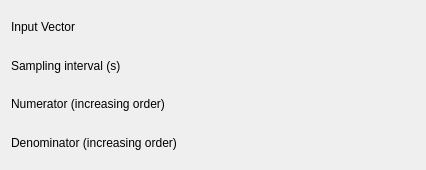
<ui version="4.0" >
 <class>GenericFilterConfig</class>
 <widget class="QWidget" name="GenericFilterConfig" >
  <property name="geometry" >
   <rect>
    <x>0</x>
    <y>0</y>
    <width>426</width>
    <height>170</height>
   </rect>
  </property>
  <property name="minimumSize" >
   <size>
    <width>400</width>
    <height>0</height>
   </size>
  </property>
  <layout class="QVBoxLayout" name="verticalLayout" >
   <item>
    <layout class="QHBoxLayout" name="horizontalLayout_4" >
     <item>
      <widget class="QLabel" name="label_3" >
       <property name="sizePolicy" >
        <sizepolicy vsizetype="Fixed" hsizetype="Fixed" >
         <horstretch>0</horstretch>
         <verstretch>0</verstretch>
        </sizepolicy>
       </property>
       <property name="text" >
        <string>Input Vector</string>
       </property>
       <property name="wordWrap" >
        <bool>false</bool>
       </property>
      </widget>
     </item>
     <item>
      <spacer name="horizontalSpacer" >
       <property name="orientation" >
        <enum>Qt::Horizontal</enum>
       </property>
       <property name="sizeHint" stdset="0" >
        <size>
         <width>40</width>
         <height>20</height>
        </size>
       </property>
      </spacer>
     </item>
     <item>
      <widget class="Kst::VectorSelector" native="1" name="_vector" >
       <property name="sizePolicy" >
        <sizepolicy vsizetype="Preferred" hsizetype="Expanding" >
         <horstretch>0</horstretch>
         <verstretch>0</verstretch>
        </sizepolicy>
       </property>
      </widget>
     </item>
    </layout>
   </item>
   <item>
    <layout class="QHBoxLayout" name="horizontalLayout_3" >
     <item>
      <widget class="QLabel" name="label_4" >
       <property name="sizePolicy" >
        <sizepolicy vsizetype="Fixed" hsizetype="Fixed" >
         <horstretch>0</horstretch>
         <verstretch>0</verstretch>
        </sizepolicy>
       </property>
       <property name="text" >
        <string>Sampling interval (s)</string>
       </property>
       <property name="wordWrap" >
        <bool>false</bool>
       </property>
      </widget>
     </item>
     <item>
      <spacer name="horizontalSpacer_2" >
       <property name="orientation" >
        <enum>Qt::Horizontal</enum>
       </property>
       <property name="sizeHint" stdset="0" >
        <size>
         <width>40</width>
         <height>20</height>
        </size>
       </property>
      </spacer>
     </item>
     <item>
      <widget class="Kst::ScalarSelector" native="1" name="_scalarInterval" />
     </item>
    </layout>
   </item>
   <item>
    <layout class="QHBoxLayout" name="horizontalLayout_2" >
     <item>
      <widget class="QLabel" name="label_5" >
       <property name="sizePolicy" >
        <sizepolicy vsizetype="Fixed" hsizetype="Fixed" >
         <horstretch>0</horstretch>
         <verstretch>0</verstretch>
        </sizepolicy>
       </property>
       <property name="text" >
        <string>Numerator (increasing order)</string>
       </property>
       <property name="wordWrap" >
        <bool>false</bool>
       </property>
      </widget>
     </item>
     <item>
      <spacer name="horizontalSpacer_3" >
       <property name="orientation" >
        <enum>Qt::Horizontal</enum>
       </property>
       <property name="sizeHint" stdset="0" >
        <size>
         <width>40</width>
         <height>20</height>
        </size>
       </property>
      </spacer>
     </item>
     <item>
      <widget class="Kst::StringSelector" native="1" name="_stringNumerator" />
     </item>
    </layout>
   </item>
   <item>
    <layout class="QHBoxLayout" name="horizontalLayout" >
     <item>
      <widget class="QLabel" name="label_6" >
       <property name="sizePolicy" >
        <sizepolicy vsizetype="Fixed" hsizetype="Fixed" >
         <horstretch>0</horstretch>
         <verstretch>0</verstretch>
        </sizepolicy>
       </property>
       <property name="text" >
        <string>Denominator (increasing order)</string>
       </property>
       <property name="wordWrap" >
        <bool>false</bool>
       </property>
      </widget>
     </item>
     <item>
      <spacer name="horizontalSpacer_4" >
       <property name="orientation" >
        <enum>Qt::Horizontal</enum>
       </property>
       <property name="sizeHint" stdset="0" >
        <size>
         <width>40</width>
         <height>20</height>
        </size>
       </property>
      </spacer>
     </item>
     <item>
      <widget class="Kst::StringSelector" native="1" name="_stringDenominator" />
     </item>
    </layout>
   </item>
  </layout>
 </widget>
 <layoutdefault spacing="6" margin="11" />
 <customwidgets>
  <customwidget>
   <class>Kst::VectorSelector</class>
   <extends>QWidget</extends>
   <header>vectorselector.h</header>
  </customwidget>
  <customwidget>
   <class>Kst::ScalarSelector</class>
   <extends>QWidget</extends>
   <header>scalarselector.h</header>
  </customwidget>
  <customwidget>
   <class>Kst::StringSelector</class>
   <extends>QWidget</extends>
   <header>stringselector.h</header>
  </customwidget>
 </customwidgets>
 <resources/>
 <connections/>
</ui>
